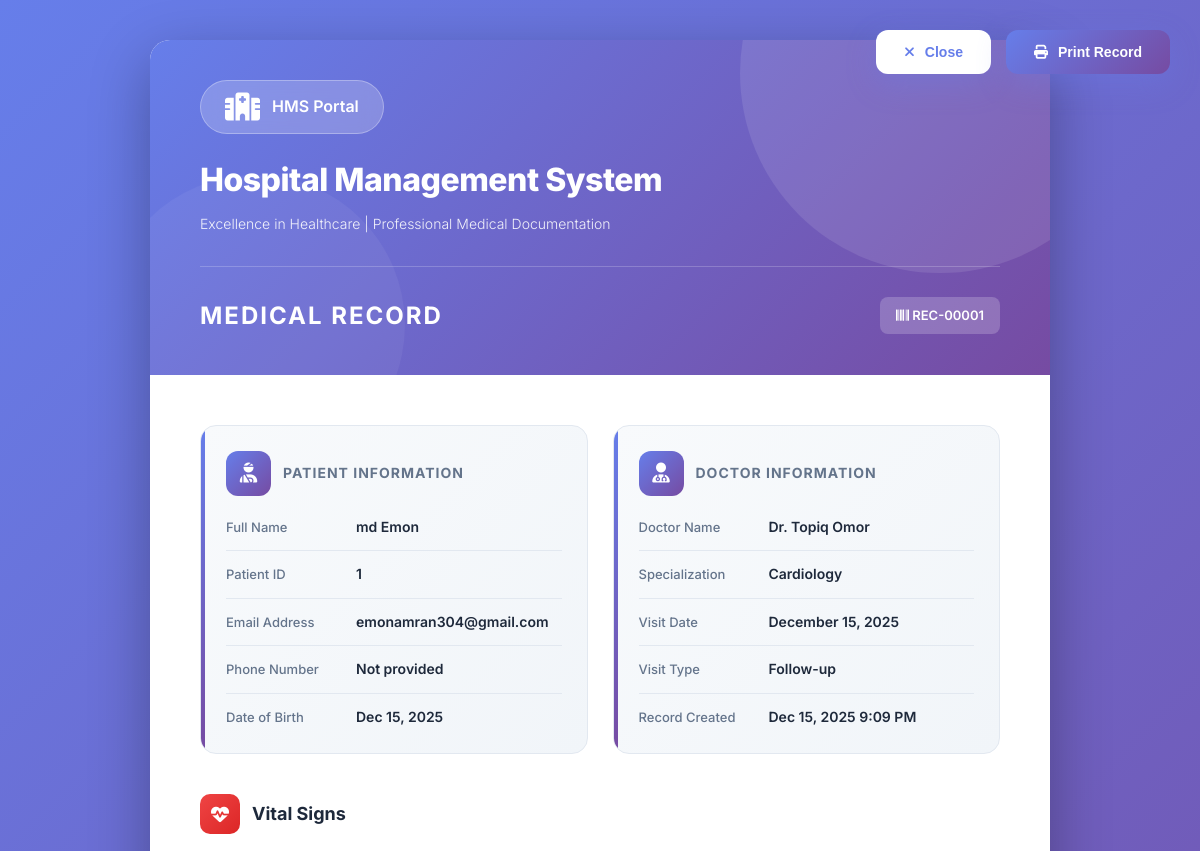
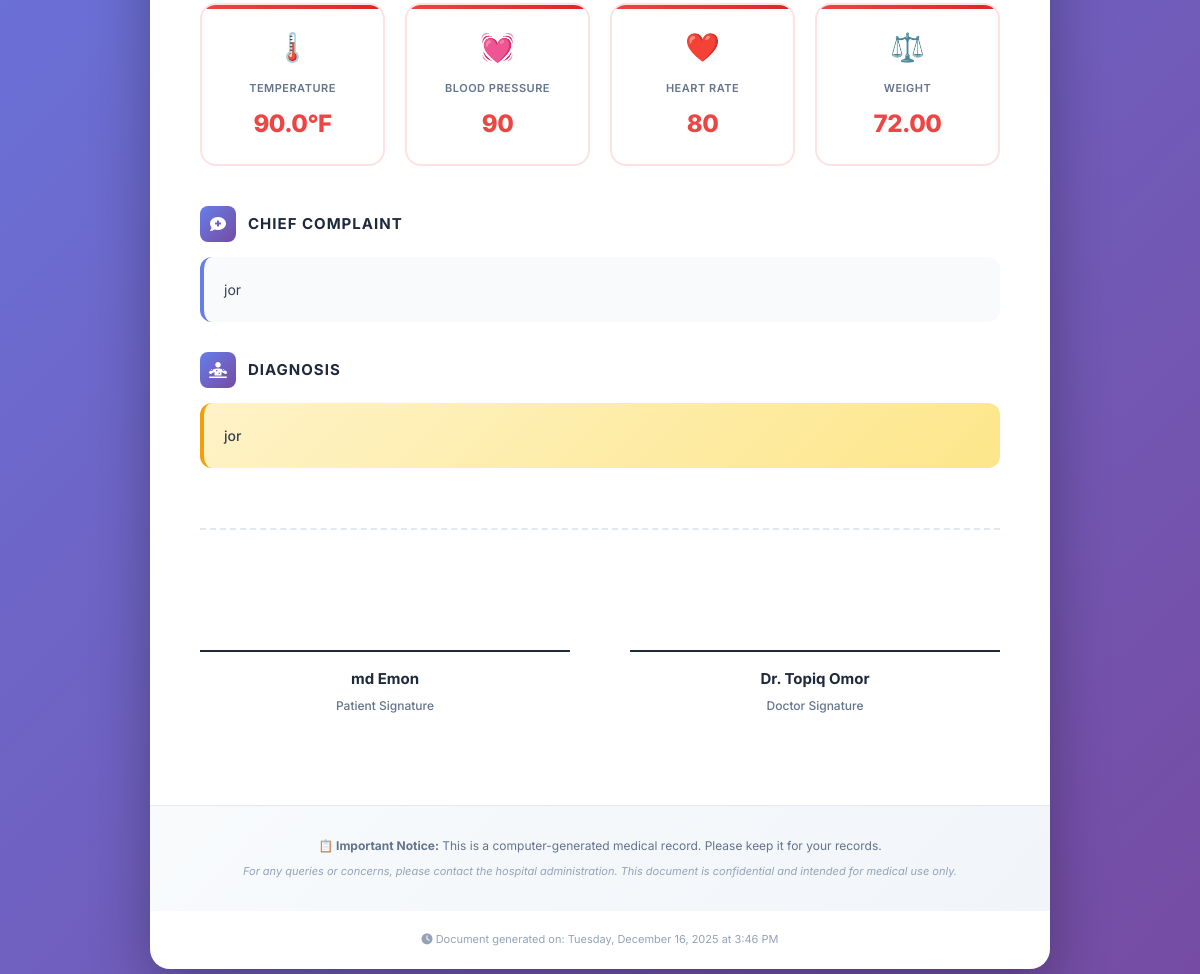
Screenshot of /medical-records/1/print/ (signed in) with the database file from the repository (2 pictures, top to bottom).
### medical_records/models.py (models this page shows, shortened)
class MedicalRecord(models.Model):
    VISIT_TYPE_CHOICES = [
        ('CONSULTATION', 'Consultation'),
        ('FOLLOWUP', 'Follow-up'),
        ('EMERGENCY', 'Emergency'),
        ('ROUTINE', 'Routine Checkup'),
    ]
    patient = models.ForeignKey(Patient, on_delete=models.CASCADE, related_name='medical_records')
    doctor = models.ForeignKey(Doctor, on_delete=models.CASCADE, related_name='medical_records')
    visit_date = models.DateField()
    visit_type = models.CharField(max_length=20, choices=VISIT_TYPE_CHOICES)
    temperature = models.DecimalField(max_digits=4, decimal_places=1, null=True, blank=True)
    blood_pressure = models.CharField(max_length=20, blank=True)
    heart_rate = models.IntegerField(null=True, blank=True)
    weight = models.DecimalField(max_digits=5, decimal_places=2, null=True, blank=True)
    chief_complaint = models.TextField()
    symptoms = models.TextField(blank=True)
    diagnosis = models.TextField()
    prescription = models.TextField(blank=True)
    lab_tests = models.TextField(blank=True)
    notes = models.TextField(blank=True)
    created_at = models.DateTimeField(auto_now_add=True)
    updated_at = models.DateTimeField(auto_now=True)
    class Meta:
        ordering = ['-visit_date']

### patients/models.py (models this page shows, shortened)
class Patient(models.Model):
    GENDER_CHOICES = [
        ('M', 'Male'),
        ('F', 'Female'),
        ('O', 'Other'),
    ]
    BLOOD_GROUP_CHOICES = [
        ('A+', 'A+'),
        ('A-', 'A-'),
        ('B+', 'B+'),
        ('B-', 'B-'),
        ('O+', 'O+'),
        ('O-', 'O-'),
        ('AB+', 'AB+'),
        ('AB-', 'AB-'),
    ]
    user = models.OneToOneField(User, on_delete=models.CASCADE)
    patient_id = models.CharField(max_length=20, unique=True)
    date_of_birth = models.DateField()
    gender = models.CharField(max_length=1, choices=GENDER_CHOICES)
    blood_group = models.CharField(max_length=3, choices=BLOOD_GROUP_CHOICES)
    phone_number = models.CharField(max_length=15)
    address = models.TextField()
    emergency_contact = models.CharField(max_length=15)
    medical_history = models.TextField(blank=True)
    allergies = models.TextField(blank=True)
    created_at = models.DateTimeField(auto_now_add=True)
    updated_at = models.DateTimeField(auto_now=True)
    class Meta:
        db_table = 'patients'
        verbose_name = 'Patient'
        verbose_name_plural = 'Patients'
        ordering = ['-created_at']

### doctors/models.py (models this page shows, shortened)
class Doctor(models.Model):
    user = models.OneToOneField(User, on_delete=models.CASCADE)
    employee_id = models.CharField(max_length=20, unique=True, blank=True)
    specialization = models.CharField(max_length=100)
    qualification = models.CharField(max_length=200)
    experience_years = models.IntegerField(default=0)
    consultation_fee = models.DecimalField(max_digits=10, decimal_places=2, default=0)
    phone_number = models.CharField(max_length=15, blank=True)
    room_number = models.CharField(max_length=20, blank=True)
    available_days = models.CharField(max_length=100, blank=True)
    available_time = models.CharField(max_length=100, blank=True)
    is_available = models.BooleanField(default=True)
    created_at = models.DateTimeField(auto_now_add=True)
    updated_at = models.DateTimeField(auto_now=True)
    class Meta:
        ordering = ['-created_at']

### medical_records/views.py (the view)
# urls.py: path('<int:pk>/print/', views.medical_record_print, name='medical_record_print'),
@login_required
def medical_record_print(request, pk):
    record = get_object_or_404(MedicalRecord, pk=pk)
    return render(request, 'medical_records/medical_record_print.html', {'record': record})

### templates/medical_records/medical_record_print.html (shortened to what this page needs)
<!DOCTYPE html>
<html lang="en">
<head>
    <link href="https://cdnjs.cloudflare.com/ajax/libs/font-awesome/6.4.0/css/all.min.css" rel="stylesheet">
</head>
<body>
    <div class="print-actions no-print">
        <button class="action-btn" onclick="window.close()">
            <i class="fas fa-times"></i> Close
        </button>
        <button class="action-btn print-btn" onclick="window.print()">
            <i class="fas fa-print"></i> Print Record
        </button>
    </div>
    <div class="print-container">
        <div class="header">
            <div class="header-content">
                <div class="hospital-badge">
                    <i class="fas fa-hospital hospital-icon"></i>
                    <span style="font-weight: 600;">HMS Portal</span>
                </div>
                <div class="hospital-name">Hospital Management System</div>
                <div class="hospital-tagline">Excellence in Healthcare | Professional Medical Documentation</div>
                <div class="document-header">
                    <div class="document-title">Medical Record</div>
                    <div class="record-id">
                        <i class="fas fa-barcode"></i> REC-{{ record.id|stringformat:"05d" }}
                    </div>
                </div>
            </div>
        </div>
        <div class="content">
            <div class="info-cards">
                <div class="info-card">
                    <div class="card-header">
                        <div class="card-icon">
                            <i class="fas fa-user-injured"></i>
                        </div>
                        <div class="card-title">Patient Information</div>
                    </div>
                    <div class="info-item">
                        <span class="info-label">Full Name</span>
                        <span class="info-value">{{ record.patient.user.get_full_name }}</span>
                    </div>
                    <div class="info-item">
                        <span class="info-label">Patient ID</span>
                        <span class="info-value">{{ record.patient.patient_id }}</span>
                    </div>
                    <div class="info-item">
                        <span class="info-label">Email Address</span>
                        <span class="info-value">{{ record.patient.user.email }}</span>
                    </div>
                    <div class="info-item">
                        <span class="info-label">Phone Number</span>
                        <span class="info-value">{{ record.patient.phone|default:"Not provided" }}</span>
                    </div>
                    <div class="info-item">
                        <span class="info-label">Date of Birth</span>
                        <span class="info-value">{{ record.patient.date_of_birth|date:"M d, Y"|default:"Not provided" }}</span>
                    </div>
                </div>
                <div class="info-card">
                    <div class="card-header">
                        <div class="card-icon">
                            <i class="fas fa-user-md"></i>
                        </div>
                        <div class="card-title">Doctor Information</div>
                    </div>
                    <div class="info-item">
                        <span class="info-label">Doctor Name</span>
                        <span class="info-value">Dr. {{ record.doctor.user.get_full_name }}</span>
                    </div>
                    <div class="info-item">
                        <span class="info-label">Specialization</span>
                        <span class="info-value">{{ record.doctor.specialization }}</span>
                    </div>
                    <div class="info-item">
                        <span class="info-label">Visit Date</span>
                        <span class="info-value">{{ record.visit_date|date:"F d, Y" }}</span>
                    </div>
                    <div class="info-item">
                        <span class="info-label">Visit Type</span>
                        <span class="info-value">{{ record.get_visit_type_display }}</span>
                    </div>
                    <div class="info-item">
                        <span class="info-label">Record Created</span>
                        <span class="info-value">{{ record.created_at|date:"M d, Y g:i A" }}</span>
                    </div>
                </div>
            </div>
            <div class="vitals-section">
                <div class="section-header">
                    <div class="section-icon">
                        <i class="fas fa-heartbeat"></i>
                    </div>
                    <div class="section-title">Vital Signs</div>
                </div>
                <div class="vitals-grid">
                    <div class="vital-card">
                        <div class="vital-icon">🌡️</div>
                        <div class="vital-label">Temperature</div>
                        <div class="vital-value">
                            {% if record.temperature %}
                                {{ record.temperature }}°F
                            {% else %}
                                <span class="empty-value">-</span>
                            {% endif %}
                        </div>
                    </div>
                    <div class="vital-card">
                        <div class="vital-icon">💓</div>
                        <div class="vital-label">Blood Pressure</div>
                        <div class="vital-value">
                            {% if record.blood_pressure %}
                                {{ record.blood_pressure }}
                            {% else %}
                                <span class="empty-value">-</span>
                            {% endif %}
                        </div>
                    </div>
                    <div class="vital-card">
                        <div class="vital-icon">❤️</div>
                        <div class="vital-label">Heart Rate</div>
                        <div class="vital-value">
                            {% if record.heart_rate %}
                                {{ record.heart_rate }}
                            {% else %}
                                <span class="empty-value">-</span>
                            {% endif %}
                        </div>
                    </div>
                    <div class="vital-card">
                        <div class="vital-icon">⚖️</div>
                        <div class="vital-label">Weight</div>
                        <div class="vital-value">
                            {% if record.weight %}
                                {{ record.weight }}
                            {% else %}
                                <span class="empty-value">-</span>
                            {% endif %}
                        </div>
                    </div>
                </div>
            </div>
            <div class="medical-section">
                <div class="medical-header">
                    <div class="medical-icon">
                        <i class="fas fa-comment-medical"></i>
                    </div>
                    <div class="medical-title">Chief Complaint</div>
                </div>
                <div class="medical-content">{{ record.chief_complaint }}</div>
            </div>
            <div class="medical-section">
                <div class="medical-header">
                    <div class="medical-icon">
                        <i class="fas fa-diagnoses"></i>
                    </div>
                    <div class="medical-title">Diagnosis</div>
                </div>
                <div class="medical-content diagnosis-content">{{ record.diagnosis }}</div>
            </div>
            <div class="signature-section">
                <div class="signature-box">
                    <div class="signature-line">
                        <div class="signature-name">{{ record.patient.user.get_full_name }}</div>
                        <div class="signature-label">Patient Signature</div>
                    </div>
                </div>
                <div class="signature-box">
                    <div class="signature-line">
                        <div class="signature-name">Dr. {{ record.doctor.user.get_full_name }}</div>
                        <div class="signature-label">Doctor Signature</div>
                    </div>
                </div>
            </div>
        </div>
        <div class="footer">
            <div class="footer-content">
                <p class="footer-text"><strong>📋 Important Notice:</strong> This is a computer-generated medical record. Please keep it for your records.</p>
                <p class="footer-warning">For any queries or concerns, please contact the hospital administration. This document is confidential and intended for medical use only.</p>
            </div>
        </div>
        <div class="print-timestamp">
            <i class="fas fa-clock"></i> Document generated on: <script>document.write(new Date().toLocaleString('en-US', { dateStyle: 'full', timeStyle: 'short' }))</script>
        </div>
    </div>
</body>
</html>

### rows the page displays
MedicalRecord: id "00001", patient.user.get_full_name "md Emon", patient.patient_id "1", patient.user.email "emonamran304@gmail.com", patient.phone "Not provided", patient.date_of_birth "Dec 15, 2025", doctor.user.get_full_name "Topiq Omor", doctor.specialization "Cardiology", visit_date "December 15, 2025", visit_type "Follow-up", created_at "Dec 15, 2025 9:09 PM", temperature "90.0", blood_pressure "90", heart_rate "80", weight "72.00", chief_complaint "jor", diagnosis "jor"
